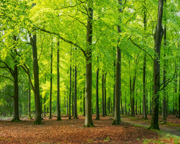
#> input picture Assignment2/bg.png, 180 x 144 px
$ jupyter execute a5_5.ipynb
#> lines starting #> are read from the running program, lines starting #| are printed output that depends on the picture; pictures that were not available may be replaced by others from this repository, and a replacement may not be noted
[cell 1]
import cv2
import numpy as np

[cell 2]
video_path = "denis_walk.avi"
bg_img_path = "bg.png"
output_path = "final_output.mp4"

[cell 3]
bg_img = cv2.imread(bg_img_path)
#> bg_img is the input picture: shape (144, 180, 3); mean B, G, R 26.7, 129.6, 106.2
frame_size = (640, 360)
bg_img = cv2.resize(bg_img, frame_size)
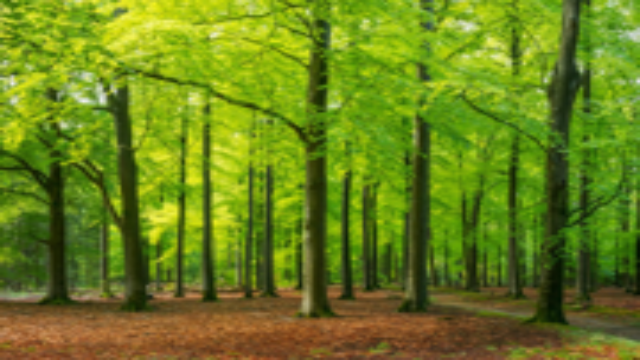
#> bg_img: shape (360, 640, 3); mean B, G, R 26.5, 129.5, 106.1

[cell 4]
cap = cv2.VideoCapture(video_path)
fps = int(cap.get(cv2.CAP_PROP_FPS))
fourcc = cv2.VideoWriter_fourcc(*'mp4v')
out = cv2.VideoWriter(output_path, fourcc, fps, frame_size)

[cell 5]
fgbg = cv2.createBackgroundSubtractorMOG2(history=500, varThreshold=25, detectShadows=False)

[cell 6]
for _ in range(30):
    ret, frame = cap.read()
    if not ret:
        break
    frame = cv2.resize(frame, frame_size)
    fgbg.apply(frame)
#> this loop made 30 passes
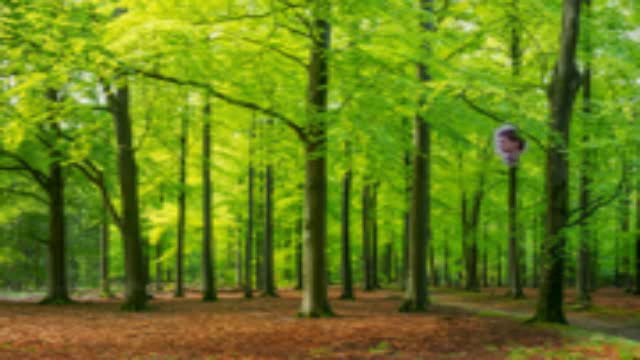
#> input picture frame 6 of Assignment2/final_output.mp4, 640 x 360 px, given in place of denis_walk.avi, which was not available
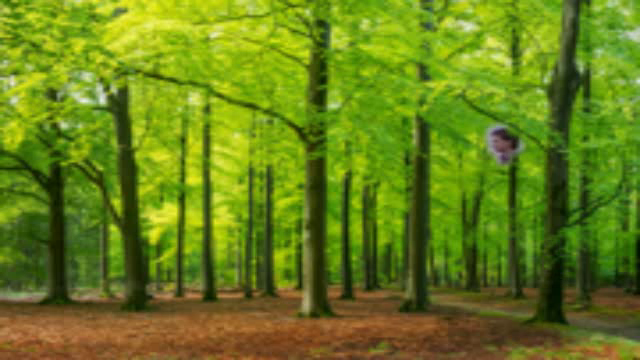
#> input picture frame 7 of Assignment2/final_output.mp4, 640 x 360 px, given in place of denis_walk.avi, which was not available
#> after the loop:
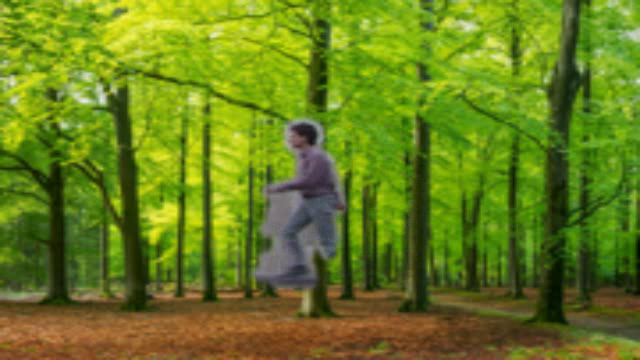
#> frame: shape (360, 640, 3); mean B, G, R 27.9, 127.1, 104.1


cap.set(cv2.CAP_PROP_POS_FRAMES, 0)
